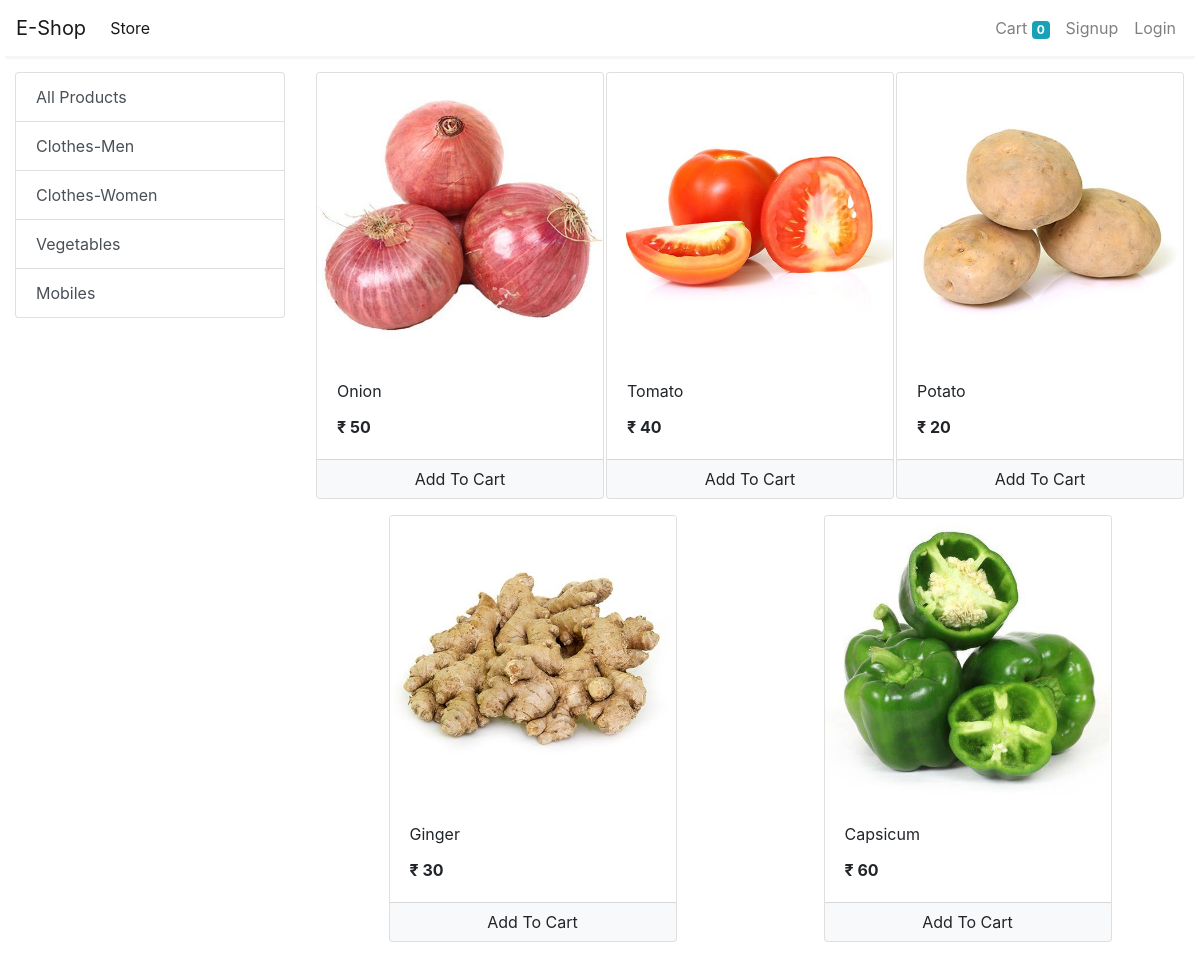
Screenshot of /store?category=3 with the database file from the repository.
### store/models/category.py (models this page shows, shortened)
class Category(models.Model):
    name = models.CharField(max_length = 20)
    @staticmethod
    def get_all_categories():
        return Category.objects.all()

### store/models/product.py (models this page shows, shortened)
class Product(models.Model):
    name = models.CharField(max_length=50)
    price = models.IntegerField(default=0)
    category = models.ForeignKey(Category, on_delete = models.CASCADE , default=1)
    description = models.CharField(max_length =200, default='' , null =True, blank=True)
    image = models.ImageField(upload_to = 'uploads/products/')
    @staticmethod
    def  get_all_products_by_categoryid(category_id):
        if category_id:
            return Product.objects.filter(category = category_id)
        else:
            return Product.get_all_products();

### store/views/home.py (the view)
# urls.py: path('' , include('store.urls'))
def store(request):
    cart = request.session.get('cart')
    if not cart:
        request.session['cart'] = {}
    products = None
    categories = Category.get_all_categories()
    categoryID = request.GET.get('category')
    if categoryID:
        products = Product.get_all_products_by_categoryid(categoryID)
    else:
        products = Product.get_all_products();
    data = {}
    data['products'] = products
    data['categories'] = categories
    print('you are : ', request.session.get('email'))
    return render(request, 'index.html', data)

### store/templatetags/cart.py (called while the page is built)
@register.filter(name='is_in_cart')
def is_in_cart(product  , cart):
    keys = cart.keys()
    for id in keys:
        if int(id) == product.id:
            return True
    return False;

### store/templatetags/custom_filter.py (called while the page is built)
@register.filter(name='currency')
def currency(number):
    return "₹ "+str(number)

### store/templates/index.html (shortened to what this page needs)
{% extends 'base.html' %}
{% block content %}
{% load cart %}
{% load custom_filter %}
<div class="container-fluid mt-3">
	<div class="row">
		<div class="col-lg-3 mx-auto">
			<div class="list-group">
				<a href="/" class="list-group-item list-group-item-action">All Products</a>
				{% for category in categories %}
				<a href="/?category={{category.id}}"
					class="list-group-item list-group-item-action">{{category.name}}</a>
				{% endfor %}
			</div>
		</div>
		<div id='products' class="col-lg-9 mx-auto">
			<div class="row mx-auto">
				{% for product in products %}
				<div class="card mx-auto mb-3" id={{product.id}} style="width: 18rem;">
					<img class="card-img-top" src="{{product.image.url}}" alt="Card image cap">
					<div class="card-body">
						<p class="card-title">{{product.name}}</p>
						<p class="card-text"><b>{{product.price|currency}}</b></p>
					</div>
					<div class="card-footer p-0 no-gutters">
						{% if product|is_in_cart:request.session.cart %}
						<div class="row no-gutters">
							<form action="/#{{product.id}}" class="col-2 " method="post">
								{% csrf_token %}
								<input hidden type="text" name='product' value='{{product.id}}'>
								<input hidden type="text" name='remove' value='True'>
								<input type="submit" value=" - " class="btn btn-block btn-light border-right">
							</form>
							<div class="text-center col">{{product|cart_quantity:request.session.cart}} in Cart</div>
							<form action="/#{{product.id}}" class="col-2 " method="post">
								{% csrf_token %}
								<input hidden type="text" name='product' value='{{product.id}}'>
								<input type="submit" value=" + " class="btn btn-block btn-light border-left">
							</form>
						</div>
						{% else %}
						<form action="/#{{product.id}}" method="POST" class="btn-block">
							<input type="submit" class="float-right btn btn-light  form-control"
								value="Add To Cart">
						</form>
						{% endif %}
					</div>
				</div>
				{% endfor %}
			</div>
		</div>
	</div>
</div>
{% endblock %}

### rows the page displays
Category: name "Clothes-Men"
Category: name "Clothes-Women"
Category: name "Vegetables"
Category: name "Mobiles"
Product: image (picture), name "Onion", price "₹ 50"
Product: image (picture), name "Tomato", price "₹ 40"
Product: image (picture), name "Potato", price "₹ 20"
Product: image (picture), name "Ginger", price "₹ 30"
Product: image (picture), name "Capsicum", price "₹ 60"

### other values shown
{{ request.session.cart.keys|length }} "0"
